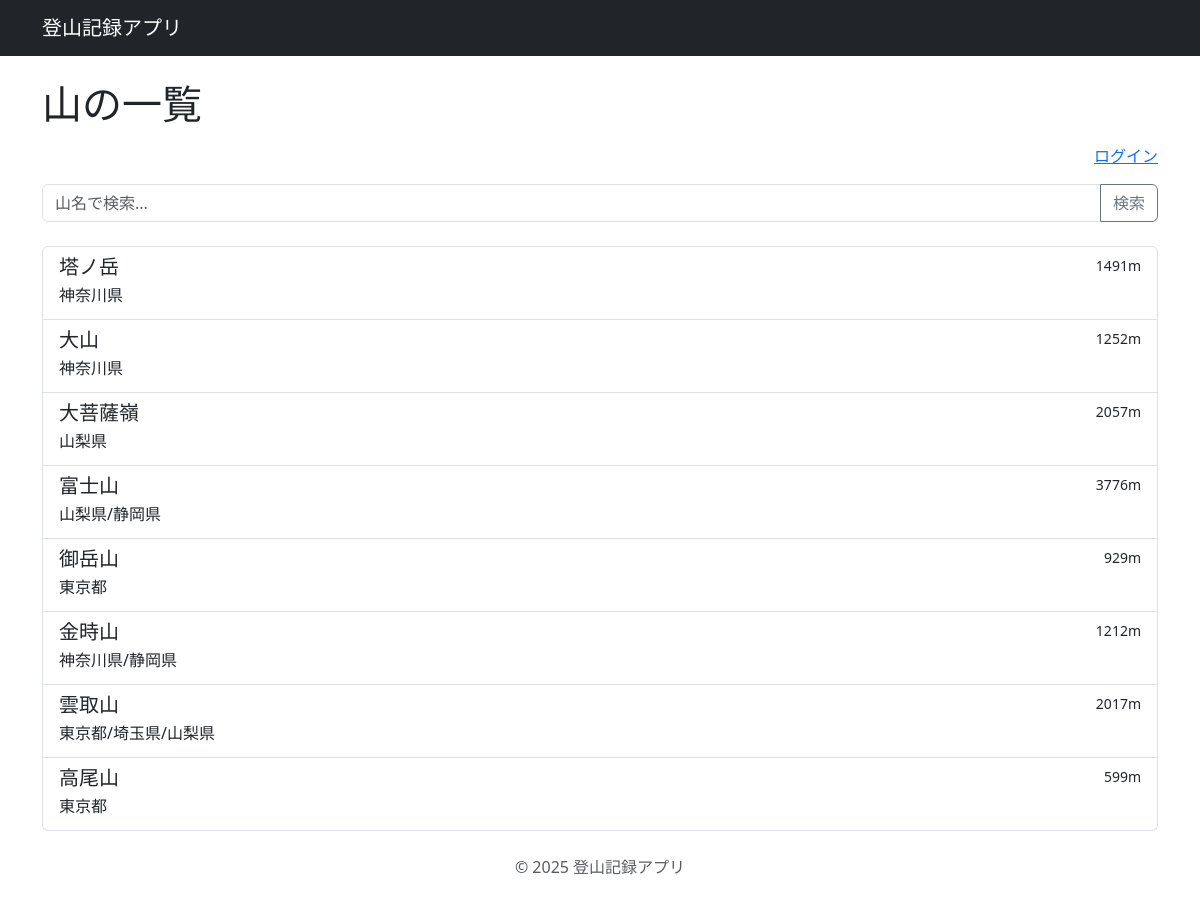
The page / on the database its author committed.
### paplib/models.py (models this page shows, shortened)
class Mountain(models.Model):
    name = models.CharField('山名', max_length=100)
    prefecture = models.CharField('都道府県', max_length=50)
    elevation = models.IntegerField('標高')

### paplib/views.py (the view)
# urls.py: path('', views.mountain_list, name='mountain_list'),
def mountain_list(request):
    mountains = Mountain.objects.all().order_by('name')
    query = request.GET.get('q')
    if query:
        mountains = mountains.filter(name__icontains=query)
    context = {'mountains': mountains}
    return render(request, 'paplib/mountain_list.html', context)

### paplib/templates/paplib/mountain_list.html (shortened to what this page needs)
{% extends 'paplib/base.html' %}
{% block content %}
<header class="d-flex justify-content-between align-items-center mb-3">
    <h1 class="mb-0">山の一覧</h1>
</header>
<div class="text-end mb-3">
    {% if user.is_authenticated %}
        <span>こんにちは, {{ user.username }} さん |</span>
        <form action="{% url 'logout' %}" method="post" class="d-inline">
            {% csrf_token %}
            <button type="submit" class="btn btn-link p-0" style="vertical-align: baseline;">ログアウト</button>
        </form>
    {% else %}
        <a href="{% url 'login' %}">ログイン</a>
    {% endif %}
</div>
<form method="get" class="mb-4">
    <div class="input-group">
        <input type="text" name="q" class="form-control" placeholder="山名で検索..." value="{{ request.GET.q }}">
        <button class="btn btn-outline-secondary" type="submit">検索</button>
    </div>
</form>
<div class="list-group">
    {% for mountain in mountains %}
        <a href="{% url 'mountain_detail' mountain.pk %}" class="list-group-item list-group-item-action">
            <div class="d-flex w-100 justify-content-between">
                <h5 class="mb-1">{{ mountain.name }}</h5>
                <small>{{ mountain.elevation }}m</small>
            </div>
            <p class="mb-1">{{ mountain.prefecture }}</p>
        </a>
    {% empty %}
        <p class="list-group-item">登録されている山はありません。</p>
    {% endfor %}
</div>
{% endblock %}

### paplib/templates/paplib/base.html (shortened to what this page needs)
{% load django_bootstrap5 %}
<!DOCTYPE html>
<html lang="ja">
<head>
    {% bootstrap_css %}
</head>
<body>
    <nav class="navbar navbar-expand-lg navbar-dark bg-dark mb-4">
        <div class="container">
            <a class="navbar-brand" href="{% url 'mountain_list' %}">登山記録アプリ</a>
        </div>
    </nav>
    <main class="container">
        {% block content %}
        {% endblock %}
    </main>
    <footer class="text-center text-muted py-4">
        <p>&copy; 2025 登山記録アプリ</p>
    </footer>
</body>
</html>

### rows shown on the page
Mountain: name "塔ノ岳", elevation "1491", prefecture "神奈川県"
Mountain: name "大山", elevation "1252", prefecture "神奈川県"
Mountain: name "大菩薩嶺", elevation "2057", prefecture "山梨県"
Mountain: name "富士山", elevation "3776", prefecture "山梨県/静岡県"
Mountain: name "御岳山", elevation "929", prefecture "東京都"
Mountain: name "金時山", elevation "1212", prefecture "神奈川県/静岡県"
Mountain: name "雲取山", elevation "2017", prefecture "東京都/埼玉県/山梨県"
Mountain: name "高尾山", elevation "599", prefecture "東京都"
